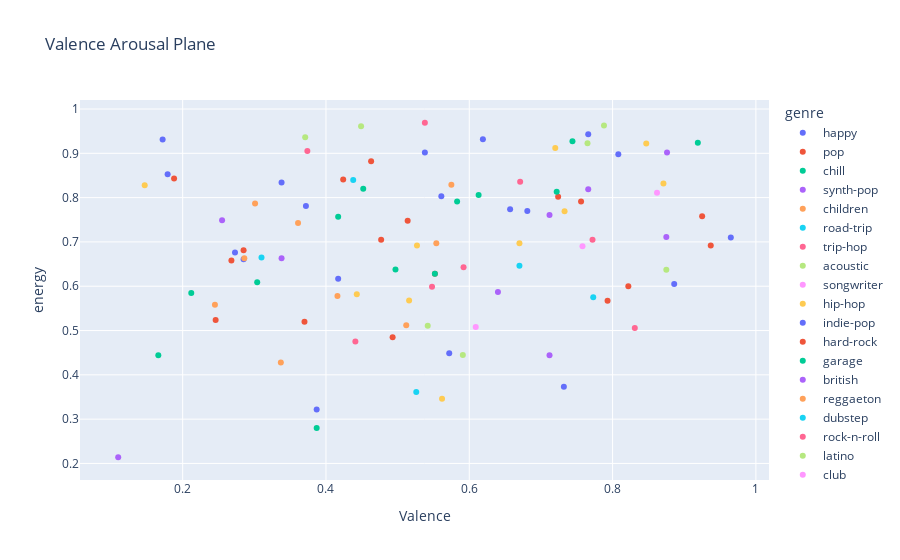

Notebook code cell kept with this figure:
### Markdown cell above
*Arousal referred to the energy level of the music,

### Code cell
top_100= df[['track_name', 'artist_name','genre', 'popularity', 'valence', 'energy']].sort_values(by= 'popularity', ascending=False).head(100)
fig = px.scatter(top_100,  x='valence', y="energy", color="genre", 
                 title="Valence Arousal Plane",
                 labels={"valence":"Valence"} # customize axis label
                )

fig.show()

### Figure 1 — Plotly figure (JSON) as saved in the notebook; plotly's stock layout.template omitted (floating-point values rounded to 4 significant figures)
{"data": [{"hovertemplate": "genre=happy<br>Valence=%{x}<br>energy=%{y}<extra></extra>", "legendgroup": "happy", "marker": {"color": "#636efa", "symbol": "circle"}, "mode": "markers", "name": "happy", "orientation": "v", "showlegend": true, "type": "scatter", "x": [0.285, 0.417, 0.732, 0.681], "xaxis": "x", "y": [0.661, 0.617, 0.373, 0.77], "yaxis": "y"}, {"hovertemplate": "genre=pop<br>Valence=%{x}<br>energy=%{y}<extra></extra>", "legendgroup": "pop", "marker": {"color": "#EF553B", "symbol": "circle"}, "mode": "markers", "name": "pop", "orientation": "v", "showlegend": true, "type": "scatter", "x": [0.37, 0.493, 0.477, 0.424, 0.463, 0.925, 0.724, 0.756, 0.793, 0.268, 0.552], "xaxis": "x", "y": [0.52, 0.485, 0.705, 0.841, 0.882, 0.758, 0.802, 0.791, 0.567, 0.658, 0.628], "yaxis": "y"}, {"hovertemplate": "genre=chill<br>Valence=%{x}<br>energy=%{y}<extra></extra>", "legendgroup": "chill", "marker": {"color": "#00cc96", "symbol": "circle"}, "mode": "markers", "name": "chill", "orientation": "v", "showlegend": true, "type": "scatter", "x": [0.387, 0.212, 0.613, 0.919, 0.166, 0.497], "xaxis": "x", "y": [0.28, 0.585, 0.806, 0.924, 0.444, 0.638], "yaxis": "y"}, {"hovertemplate": "genre=synth-pop<br>Valence=%{x}<br>energy=%{y}<extra></extra>", "legendgroup": "synth-pop", "marker": {"color": "#ab63fa", "symbol": "circle"}, "mode": "markers", "name": "synth-pop", "orientation": "v", "showlegend": true, "type": "scatter", "x": [0.876, 0.766, 0.875], "xaxis": "x", "y": [0.902, 0.819, 0.711], "yaxis": "y"}, {"hovertemplate": "genre=children<br>Valence=%{x}<br>energy=%{y}<extra></extra>", "legendgroup": "children", "marker": {"color": "#FFA15A", "symbol": "circle"}, "mode": "markers", "name": "children", "orientation": "v", "showlegend": true, "type": "scatter", "x": [0.575, 0.286, 0.301, 0.337, 0.245, 0.416], "xaxis": "x", "y": [0.829, 0.663, 0.787, 0.428, 0.558, 0.578], "yaxis": "y"}, {"hovertemplate": "genre=road-trip<br>Valence=%{x}<br>energy=%{y}<extra></extra>", "legendgroup": "road-trip", "marker": {"color": "#19d3f3", "symbol": "circle"}, "mode": "markers", "name": "road-trip", "orientation": "v", "showlegend": true, "type": "scatter", "x": [0.31, 0.773], "xaxis": "x", "y": [0.665, 0.575], "yaxis": "y"}, {"hovertemplate": "genre=trip-hop<br>Valence=%{x}<br>energy=%{y}<extra></extra>", "legendgroup": "trip-hop", "marker": {"color": "#FF6692", "symbol": "circle"}, "mode": "markers", "name": "trip-hop", "orientation": "v", "showlegend": true, "type": "scatter", "x": [0.772], "xaxis": "x", "y": [0.705], "yaxis": "y"}, {"hovertemplate": "genre=acoustic<br>Valence=%{x}<br>energy=%{y}<extra></extra>", "legendgroup": "acoustic", "marker": {"color": "#B6E880", "symbol": "circle"}, "mode": "markers", "name": "acoustic", "orientation": "v", "showlegend": true, "type": "scatter", "x": [0.591, 0.542], "xaxis": "x", "y": [0.445, 0.511], "yaxis": "y"}, {"hovertemplate": "genre=songwriter<br>Valence=%{x}<br>energy=%{y}<extra></extra>", "legendgroup": "songwriter", "marker": {"color": "#FF97FF", "symbol": "circle"}, "mode": "markers", "name": "songwriter", "orientation": "v", "showlegend": true, "type": "scatter", "x": [0.609], "xaxis": "x", "y": [0.508], "yaxis": "y"}, {"hovertemplate": "genre=hip-hop<br>Valence=%{x}<br>energy=%{y}<extra></extra>", "legendgroup": "hip-hop", "marker": {"color": "#FECB52", "symbol": "circle"}, "mode": "markers", "name": "hip-hop", "orientation": "v", "showlegend": true, "type": "scatter", "x": [0.733, 0.562, 0.67, 0.443, 0.527], "xaxis": "x", "y": [0.769, 0.346, 0.697, 0.582, 0.692], "yaxis": "y"}, {"hovertemplate": "genre=indie-pop<br>Valence=%{x}<br>energy=%{y}<extra></extra>", "legendgroup": "indie-pop", "marker": {"color": "#636efa", "symbol": "circle"}, "mode": "markers", "name": "indie-pop", "orientation": "v", "showlegend": true, "type": "scatter", "x": [0.965, 0.538, 0.561, 0.172, 0.273], "xaxis": "x", "y": [0.71, 0.902, 0.803, 0.931, 0.676], "yaxis": "y"}, {"hovertemplate": "genre=hard-rock<br>Valence=%{x}<br>energy=%{y}<extra></extra>", "legendgroup": "hard-rock", "marker": {"color": "#EF553B", "symbol": "circle"}, "mode": "markers", "name": "hard-rock", "orientation": "v", "showlegend": true, "type": "scatter", "x": [0.514, 0.246, 0.285, 0.188], "xaxis": "x", "y": [0.748, 0.524, 0.681, 0.843], "yaxis": "y"}, {"hovertemplate": "genre=garage<br>Valence=%{x}<br>energy=%{y}<extra></extra>", "legendgroup": "garage", "marker": {"color": "#00cc96", "symbol": "circle"}, "mode": "markers", "name": "garage", "orientation": "v", "showlegend": true, "type": "scatter", "x": [0.583], "xaxis": "x", "y": [0.791], "yaxis": "y"}, {"hovertemplate": "genre=british<br>Valence=%{x}<br>energy=%{y}<extra></extra>", "legendgroup": "british", "marker": {"color": "#ab63fa", "symbol": "circle"}, "mode": "markers", "name": "british", "orientation": "v", "showlegend": true, "type": "scatter", "x": [0.255, 0.712, 0.338], "xaxis": "x", "y": [0.749, 0.761, 0.663], "yaxis": "y"}, {"hovertemplate": "genre=reggaeton<br>Valence=%{x}<br>energy=%{y}<extra></extra>", "legendgroup": "reggaeton", "marker": {"color": "#FFA15A", "symbol": "circle"}, "mode": "markers", "name": "reggaeton", "orientation": "v", "showlegend": true, "type": "scatter", "x": [0.554], "xaxis": "x", "y": [0.697], "yaxis": "y"}, {"hovertemplate": "genre=dubstep<br>Valence=%{x}<br>energy=%{y}<extra></extra>", "legendgroup": "dubstep", "marker": {"color": "#19d3f3", "symbol": "circle"}, "mode": "markers", "name": "dubstep", "orientation": "v", "showlegend": true, "type": "scatter", "x": [0.438], "xaxis": "x", "y": [0.84], "yaxis": "y"}, {"hovertemplate": "genre=rock-n-roll<br>Valence=%{x}<br>energy=%{y}<extra></extra>", "legendgroup": "rock-n-roll", "marker": {"color": "#FF6692", "symbol": "circle"}, "mode": "markers", "name": "rock-n-roll", "orientation": "v", "showlegend": true, "type": "scatter", "x": [0.374, 0.538, 0.671, 0.831], "xaxis": "x", "y": [0.905, 0.969, 0.836, 0.506], "yaxis": "y"}, {"hovertemplate": "genre=latino<br>Valence=%{x}<br>energy=%{y}<extra></extra>", "legendgroup": "latino", "marker": {"color": "#B6E880", "symbol": "circle"}, "mode": "markers", "name": "latino", "orientation": "v", "showlegend": true, "type": "scatter", "x": [0.788, 0.875], "xaxis": "x", "y": [0.963, 0.637], "yaxis": "y"}, {"hovertemplate": "genre=club<br>Valence=%{x}<br>energy=%{y}<extra></extra>", "legendgroup": "club", "marker": {"color": "#FF97FF", "symbol": "circle"}, "mode": "markers", "name": "club", "orientation": "v", "showlegend": true, "type": "scatter", "x": [0.862], "xaxis": "x", "y": [0.811], "yaxis": "y"}, {"hovertemplate": "genre=afrobeat<br>Valence=%{x}<br>energy=%{y}<extra></extra>", "legendgroup": "afrobeat", "marker": {"color": "#FECB52", "symbol": "circle"}, "mode": "markers", "name": "afrobeat", "orientation": "v", "showlegend": true, "type": "scatter", "x": [0.871, 0.847], "xaxis": "x", "y": [0.832, 0.922], "yaxis": "y"}, {"hovertemplate": "genre=rock<br>Valence=%{x}<br>energy=%{y}<extra></extra>", "legendgroup": "rock", "marker": {"color": "#636efa", "symbol": "circle"}, "mode": "markers", "name": "rock", "orientation": "v", "showlegend": true, "type": "scatter", "x": [0.766, 0.886, 0.808, 0.338, 0.619, 0.657, 0.387, 0.372, 0.572], "xaxis": "x", "y": [0.943, 0.605, 0.898, 0.834, 0.932, 0.774, 0.322, 0.781, 0.449], "yaxis": "y"}, {"hovertemplate": "genre=french<br>Valence=%{x}<br>energy=%{y}<extra></extra>", "legendgroup": "french", "marker": {"color": "#EF553B", "symbol": "circle"}, "mode": "markers", "name": "french", "orientation": "v", "showlegend": true, "type": "scatter", "x": [0.937], "xaxis": "x", "y": [0.692], "yaxis": "y"}, {"hovertemplate": "genre=disco<br>Valence=%{x}<br>energy=%{y}<extra></extra>", "legendgroup": "disco", "marker": {"color": "#00cc96", "symbol": "circle"}, "mode": "markers", "name": "disco", "orientation": "v", "showlegend": true, "type": "scatter", "x": [0.304, 0.417, 0.722, 0.552], "xaxis": "x", "y": [0.609, 0.757, 0.813, 0.628], "yaxis": "y"}, {"hovertemplate": "genre=sad<br>Valence=%{x}<br>energy=%{y}<extra></extra>", "legendgroup": "sad", "marker": {"color": "#ab63fa", "symbol": "circle"}, "mode": "markers", "name": "sad", "orientation": "v", "showlegend": true, "type": "scatter", "x": [0.712, 0.11], "xaxis": "x", "y": [0.444, 0.214], "yaxis": "y"}, {"hovertemplate": "genre=piano<br>Valence=%{x}<br>energy=%{y}<extra></extra>", "legendgroup": "piano", "marker": {"color": "#FFA15A", "symbol": "circle"}, "mode": "markers", "name": "piano", "orientation": "v", "showlegend": true, "type": "scatter", "x": [0.361], "xaxis": "x", "y": [0.743], "yaxis": "y"}, {"hovertemplate": "genre=spanish<br>Valence=%{x}<br>energy=%{y}<extra></extra>", "legendgroup": "spanish", "marker": {"color": "#19d3f3", "symbol": "circle"}, "mode": "markers", "name": "spanish", "orientation": "v", "showlegend": true, "type": "scatter", "x": [0.526], "xaxis": "x", "y": [0.361], "yaxis": "y"}, {"hovertemplate": "genre=latin<br>Valence=%{x}<br>energy=%{y}<extra></extra>", "legendgroup": "latin", "marker": {"color": "#FF6692", "symbol": "circle"}, "mode": "markers", "name": "latin", "orientation": "v", "showlegend": true, "type": "scatter", "x": [0.592, 0.441], "xaxis": "x", "y": [0.643, 0.475], "yaxis": "y"}, {"hovertemplate": "genre=alternative<br>Valence=%{x}<br>energy=%{y}<extra></extra>", "legendgroup": "alternative", "marker": {"color": "#B6E880", "symbol": "circle"}, "mode": "markers", "name": "alternative", "orientation": "v", "showlegend": true, "type": "scatter", "x": [0.765, 0.371], "xaxis": "x", "y": [0.923, 0.936], "yaxis": "y"}, {"hovertemplate": "genre=dance<br>Valence=%{x}<br>energy=%{y}<extra></extra>", "legendgroup": "dance", "marker": {"color": "#FF97FF", "symbol": "circle"}, "mode": "markers", "name": "dance", "orientation": "v", "showlegend": true, "type": "scatter", "x": [0.758], "xaxis": "x", "y": [0.69], "yaxis": "y"}, {"hovertemplate": "genre=alt-rock<br>Valence=%{x}<br>energy=%{y}<extra></extra>", "legendgroup": "alt-rock", "marker": {"color": "#FECB52", "symbol": "circle"}, "mode": "markers", "name": "alt-rock", "orientation": "v", "showlegend": true, "type": "scatter", "x": [0.72, 0.147, 0.516], "xaxis": "x", "y": [0.912, 0.828, 0.568], "yaxis": "y"}, {"hovertemplate": "genre=grunge<br>Valence=%{x}<br>energy=%{y}<extra></extra>", "legendgroup": "grunge", "marker": {"color": "#636efa", "symbol": "circle"}, "mode": "markers", "name": "grunge", "orientation": "v", "showlegend": true, "type": "scatter", "x": [0.179], "xaxis": "x", "y": [0.853], "yaxis": "y"}, {"hovertemplate": "genre=dancehall<br>Valence=%{x}<br>energy=%{y}<extra></extra>", "legendgroup": "dancehall", "marker": {"color": "#EF553B", "symbol": "circle"}, "mode": "markers", "name": "dancehall", "orientation": "v", "showlegend": true, "type": "scatter", "x": [0.822], "xaxis": "x", "y": [0.6], "yaxis": "y"}, {"hovertemplate": "genre=rainy-day<br>Valence=%{x}<br>energy=%{y}<extra></extra>", "legendgroup": "rainy-day", "marker": {"color": "#00cc96", "symbol": "circle"}, "mode": "markers", "name": "rainy-day", "orientation": "v", "showlegend": true, "type": "scatter", "x": [0.744, 0.452], "xaxis": "x", "y": [0.927, 0.82], "yaxis": "y"}, {"hovertemplate": "genre=summer<br>Valence=%{x}<br>energy=%{y}<extra></extra>", "legendgroup": "summer", "marker": {"color": "#ab63fa", "symbol": "circle"}, "mode": "markers", "name": "summer", "orientation": "v", "showlegend": true, "type": "scatter", "x": [0.64], "xaxis": "x", "y": [0.587], "yaxis": "y"}, {"hovertemplate": "genre=german<br>Valence=%{x}<br>energy=%{y}<extra></extra>", "legendgroup": "german", "marker": {"color": "#FFA15A", "symbol": "circle"}, "mode": "markers", "name": "german", "orientation": "v", "showlegend": true, "type": "scatter", "x": [0.512], "xaxis": "x", "y": [0.512], "yaxis": "y"}, {"hovertemplate": "genre=groove<br>Valence=%{x}<br>energy=%{y}<extra></extra>", "legendgroup": "groove", "marker": {"color": "#19d3f3", "symbol": "circle"}, "mode": "markers", "name": "groove", "orientation": "v", "showlegend": true, "type": "scatter", "x": [0.67], "xaxis": "x", "y": [0.646], "yaxis": "y"}, {"hovertemplate": "genre=pop-film<br>Valence=%{x}<br>energy=%{y}<extra></extra>", "legendgroup": "pop-film", "marker": {"color": "#FF6692", "symbol": "circle"}, "mode": "markers", "name": "pop-film", "orientation": "v", "showlegend": true, "type": "scatter", "x": [0.548], "xaxis": "x", "y": [0.599], "yaxis": "y"}, {"hovertemplate": "genre=work-out<br>Valence=%{x}<br>energy=%{y}<extra></extra>", "legendgroup": "work-out", "marker": {"color": "#B6E880", "symbol": "circle"}, "mode": "markers", "name": "work-out", "orientation": "v", "showlegend": true, "type": "scatter", "x": [0.449], "xaxis": "x", "y": [0.961], "yaxis": "y"}], "layout": {"legend": {"title": {"text": "genre"}, "tracegroupgap": 0}, "title": {"text": "Valence Arousal Plane"}, "xaxis": {"anchor": "y", "domain": [0, 1], "title": {"text": "Valence"}}, "yaxis": {"anchor": "x", "domain": [0, 1], "title": {"text": "energy"}}}}
